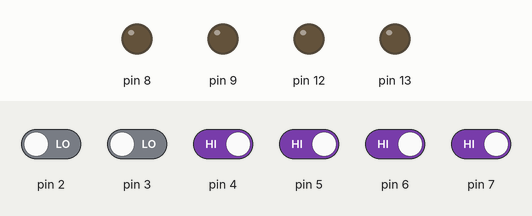
Recording of a sketch running on a simulated Arduino Uno, built with avr-gcc and run on an emulated ATmega328P. Shown: output pins drawn as LEDs (lit = HIGH). Inputs (shaded band) come from the test bench; at power-on: pin 4–7 HIGH, pin 2, pin 3 LOW. What the sketch prints to the serial monitor is not drawn.

Above: at 1.2 s.
1.3 s: pin 4 driven LOW
4.3 s: pin 5 driven LOW
6.2 s: pin 4 driven HIGH
At 6.89 s:
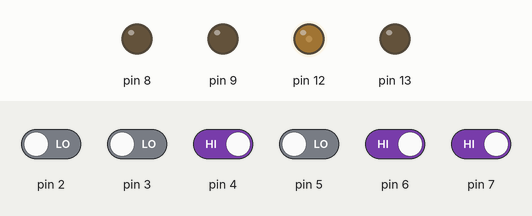
9.2 s: pin 6 driven LOW
12.2 s: pin 7 driven LOW
14.1 s: pin 2 driven HIGH
At 14.33 s:
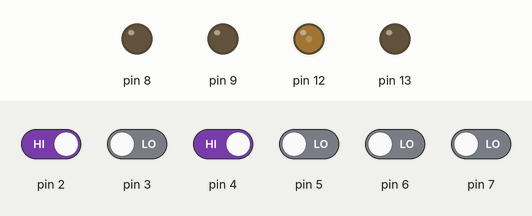
Timing chart, 0 to 18.1 s (numbered marks = the images above; inputs shaded):
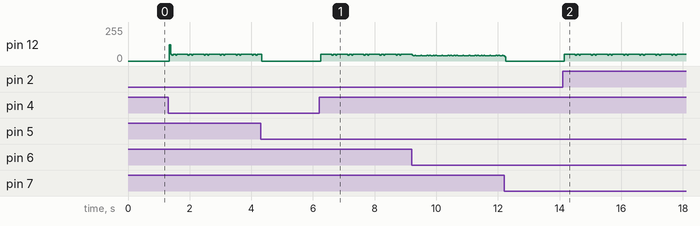

Measured:
- after the input at 6.2 s, pin 12: 0/255 → 52/255 after 0.05 s, then repeats every 0.52 s: 45/255 0.04 s, 52/255 0.08 s, 45/255 0.04 s, 52/255 0.36 s
- after the input at 14.1 s, pin 12: 0/255 → 52/255 after 0.05 s, then repeats every 0.52 s: 45/255 0.04 s, 52/255 0.08 s, 45/255 0.04 s, 52/255 0.36 s

The sketch:

ALU.ino
```cpp
int EstadoA = 0;
int EstadoB = 0;

int EstadoW = 0;
int EstadoX = 0;
int EstadoY = 0;
int EstadoZ = 0;

void setup() {
  pinMode(2, INPUT);
  pinMode(3, INPUT);

  pinMode(4, INPUT);
  pinMode(5, INPUT);
  pinMode(6, INPUT);
  pinMode(7, INPUT);

  pinMode(8, OUTPUT);
  pinMode(9, OUTPUT);

  pinMode(12, OUTPUT);
  pinMode(13, OUTPUT);

  Serial.begin(9600);
}

void loop() {
  EstadoA = digitalRead(2);
  EstadoB = digitalRead(3);

  EstadoW = digitalRead(4);
  EstadoX = digitalRead(5);
  EstadoY = digitalRead(6);
  EstadoZ = digitalRead(7);

  int resultado = 0;
  int acarreo = 0;
  bool negativo = false;
  bool indeterminado = false;

  if (EstadoW == 0 && EstadoX == 0 && EstadoY == 0 && EstadoZ == 0) {
    Serial.println("NOP - No operation");
  }
  else if (EstadoW == 0 && EstadoX == 0 && EstadoY == 0 && EstadoZ == 1) {
    resultado = EstadoA ^ EstadoB;
    acarreo = EstadoA && EstadoB;
    Serial.println("Suma");
  }
  else if (EstadoW == 0 && EstadoX == 0 && EstadoY == 1 && EstadoZ == 0) {
    resultado = EstadoA - EstadoB;
    if (resultado < 0) {
      negativo = true;
    }
    Serial.println("Resta");
  }
  else if (EstadoW == 0 && EstadoX == 0 && EstadoY == 1 && EstadoZ == 1) {
    resultado = EstadoA * EstadoB;
    Serial.println("Multiplicacion");
  }
  else if (EstadoW == 0 && EstadoX == 1 && EstadoY == 0 && EstadoZ == 0) {
    if (EstadoB != 0) {
      resultado = EstadoA / EstadoB;
    } else {
      resultado = -1;
      indeterminado = true;
      Serial.println("Error: División por 0");
    }
  }
  else if (EstadoW == 0 && EstadoX == 1 && EstadoY == 0 && EstadoZ == 1) {
    resultado = EstadoA & EstadoB;
    Serial.println("AND");
  }
  else if (EstadoW == 0 && EstadoX == 1 && EstadoY == 1 && EstadoZ == 0) {
    resultado = EstadoA | EstadoB;
    Serial.println("OR");
  }
  else if (EstadoW == 0 && EstadoX == 1 && EstadoY == 1 && EstadoZ == 1) {
    resultado = !EstadoA;
    Serial.println("NOT");
  }
  else if (EstadoW == 1 && EstadoX == 0 && EstadoY == 0 && EstadoZ == 0) {
    resultado = EstadoA ^ EstadoB;
    Serial.println("XOR");
  }
  else if (EstadoW == 1 && EstadoX == 0 && EstadoY == 0 && EstadoZ == 1) {
    resultado = !(EstadoA ^ EstadoB);
    Serial.println("XNOR");
  }
  else if (EstadoW == 1 && EstadoX == 0 && EstadoY == 1 && EstadoZ == 0) {
    resultado = !(EstadoA & EstadoB);
    Serial.println("NAND");
  }
  else if (EstadoW == 1 && EstadoX == 0 && EstadoY == 1 && EstadoZ == 1) {
    resultado = !(EstadoA | EstadoB);
    Serial.println("NOR");
  }

  if (!negativo && !indeterminado) {
    digitalWrite(12, resultado);
    digitalWrite(13, acarreo);
  } else {
    digitalWrite(12, LOW);
    digitalWrite(13, LOW);
  }

  digitalWrite(8, negativo ? HIGH : LOW);
  digitalWrite(9, indeterminado ? HIGH : LOW);
  delay(1);

  digitalWrite(12, LOW);
  digitalWrite(13, LOW);
  digitalWrite(8, LOW);
  digitalWrite(9, LOW);
  delay(1);
}
```
